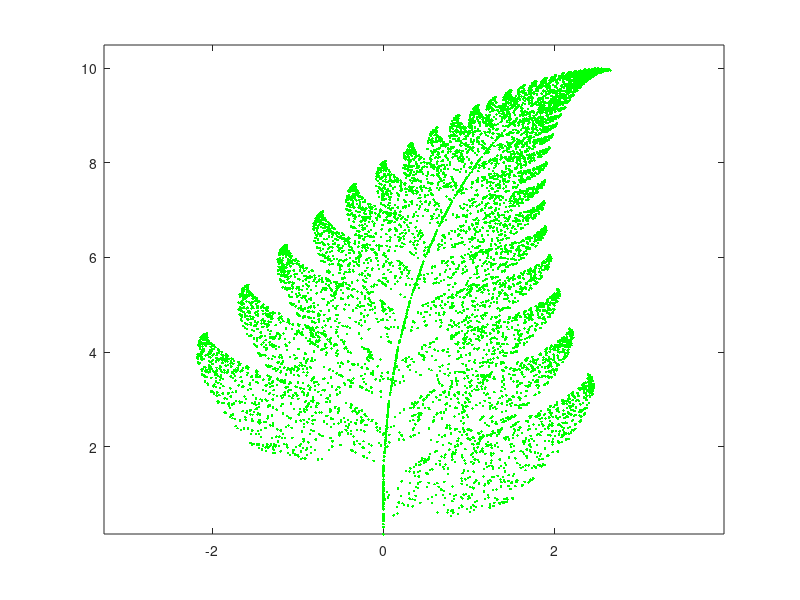

Write MATLAB code to recreate this figure.
%% Fern Fractal
NumOfPts = 10000;
iterations = 50;

pts = zeros(NumOfPts,2);

for j = 1:NumOfPts
	
	x = rand(1);
	y = rand(1);
	
	for i = 1:iterations
		
		p = rand(1);
				
		if p < .01
			
			xn = 0;
			yn = .16*y;
			x = xn;
			y = yn;
			
		elseif p < .08
			
			xn = .2*x-.26*y;
			yn = .23*x+.22*y+1.6;
			x = xn;
			y = yn;
			
		elseif p < .15
			
			xn = -.15*x+.28*y;
			yn = .26*x+.24*y+.44;
			x = xn;
			y = yn;
			
		else
			
			xn = .85*x+.04*y;
			yn = -.04*x+.85*y+1.6;
			x = xn;
			y = yn;
			
		end
				
	end%i
	
	pts(j,1) = x;
	pts(j,2) = y;
	

	
end%j

xs = pts(:,1);
ys = pts(:,2);

plot(xs,ys,'.','Color','g')
axis([min(xs)*1.5,max(xs)*1.5,min(ys)*1.05,max(ys)*1.05]);